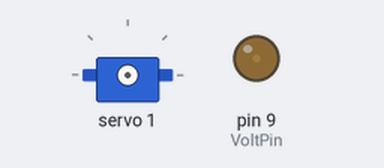
Recording of a sketch running on a simulated Arduino Uno, built with avr-gcc and run on an emulated ATmega328P. Shown: servo, output pins drawn as LEDs (lit = HIGH). What the sketch prints to the serial monitor is not drawn.

Above: at 0.11 s.
At 11.91 s:
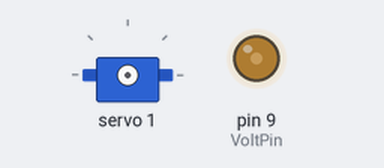
At 23.9 s:
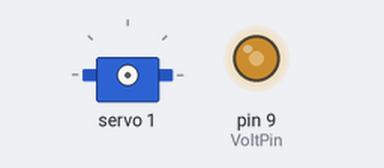
At 39.74 s:
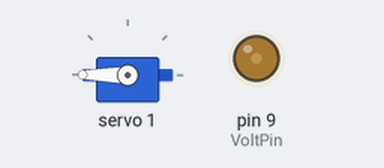
Timing chart, 0 to 40.0 s (numbered marks = the images above):
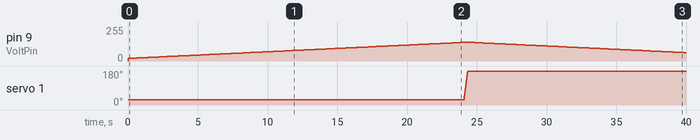

Measured:
- by itself, pin 9 (VoltPin): rises from 0/255 to 140/255 in 24.4 s, then falls to 63/255 in 15.4 s
- by itself, servo 1: 27° → 180° at 24.1 s

The sketch:

Frambot3.ino
```cpp
#include <Wire.h>
#include <Adafruit_PWMServoDriver.h>

Adafruit_PWMServoDriver pwm = Adafruit_PWMServoDriver();

#define SERVOMIN  150 // this is the 'minimum' pulse length count (out of 4096)
#define SERVOMAX  600 // this is the 'maximum' pulse length count (out of 4096)

uint8_t servonum = 1;

int VoltPin = 9;
int pos = 0;

void setup() {

  Serial.begin(9600);
  pinMode(VoltPin, OUTPUT);

  pwm.begin();
  pwm.setPWMFreq(60);  // Analog servos run at ~60 Hz updates
  delay(10);

}

  void setServoPulse(uint8_t n, double pulse) {
  double pulselength;

  pulselength = 1000000;   // 1,000,000 us per second
  pulselength /= 60;   // 60 Hz
  Serial.print(pulselength); Serial.println(" us per period");
  pulselength /= 4096;  // 12 bits of resolution
  Serial.print(pulselength); Serial.println(" us per bit");
  pulse *= 1000000;  // convert to us
  pulse /= pulselength;
  Serial.println(pulse);
  pwm.setPWM(n, 0, pulse);
}

void loop() {

  Serial.println(servonum);

  for(pos = 20; pos < 140; pos += 1) {
    analogWrite(VoltPin, pos);
    delay(200);
  }

  for (uint16_t pulselen = SERVOMIN; pulselen < SERVOMAX; pulselen++) {
    pwm.setPWM(servonum, 0, pulselen);
  }

  delay(100);

  for(pos = 140; pos > 20; pos -= 1) {
    analogWrite(VoltPin, pos);
    delay(200);
  }

  for (uint16_t pulselen = SERVOMAX; pulselen > SERVOMIN; pulselen--) {
    pwm.setPWM(servonum, 0, pulselen);
  }

  delay(100);
}
```
